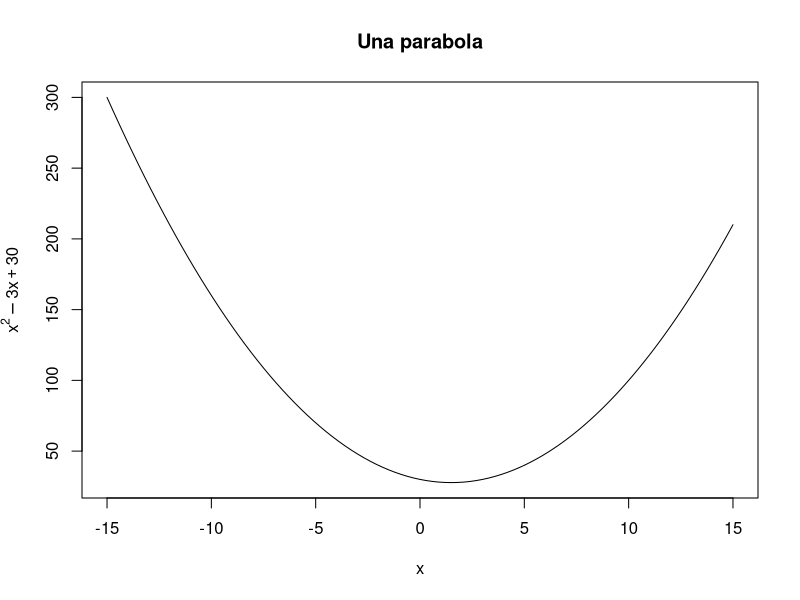
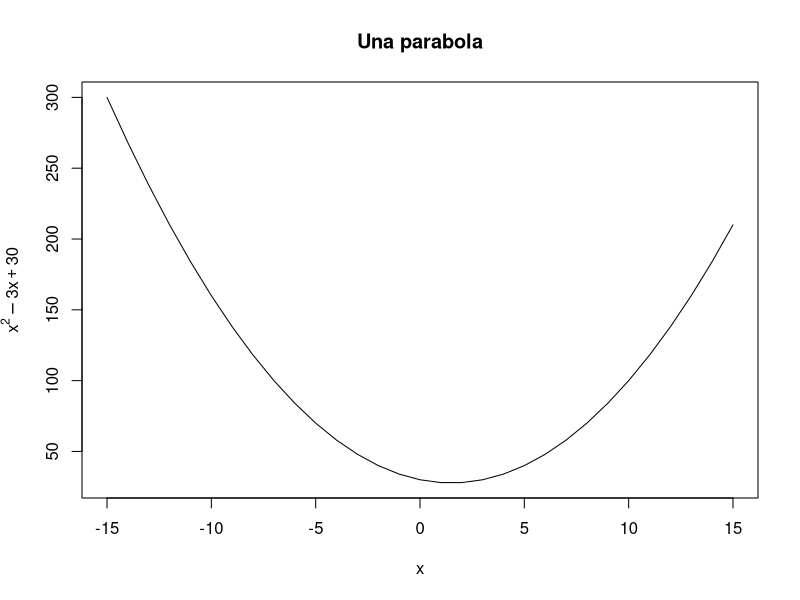
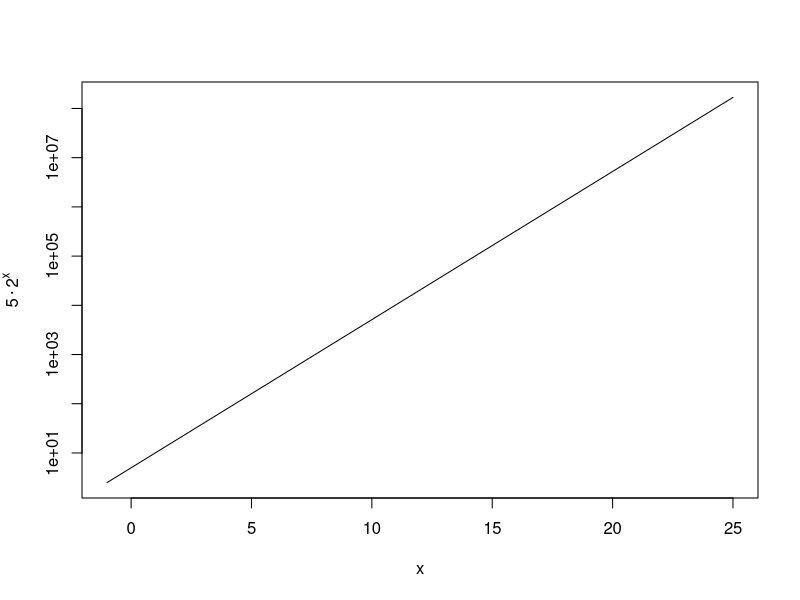
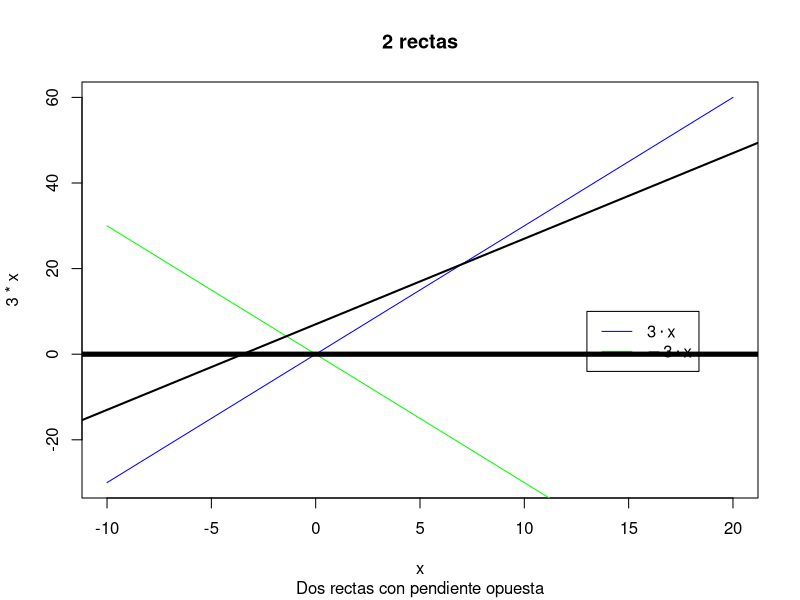

These figures' R source, in order:
## ---- chunk 1
knitr::opts_chunk$set(echo = TRUE)
## ---- chunk 2
curve(x^2 - 3*x + 30,-15, 15, main = "Una parabola",
      xlab = expression(x), ylab = expression(x^2 - 3*x + 30))

## ---- chunk 3
f = function(x) {x^2 - 3*x + 30}

plot(-15:15, f(-15:15), main = "Una parabola", type = "l", 
     xlab = expression(x), ylab = expression(x^2 - 3*x + 30))
## ---- chunk 4
curve(5 * 2^x, -1, 25, ylab = expression(y = 5 %.% 2^x, -1, 25), log = "y" )
## ---- chunk 5
curve(3 * x, -10, 20, col = "blue", main = "2 rectas", 
      sub = "Dos rectas con pendiente opuesta")
curve(-3 * x, add = TRUE, col = "green")
legend(13, 10, legend = c(expression(3 %.% x), expression(-3 %.% x)), col = c("blue", "green"),
       lwd = 1, lty = c(1, 1))
abline(h = 0, lwd = 5)
abline(7, 2, lwd = 2)

